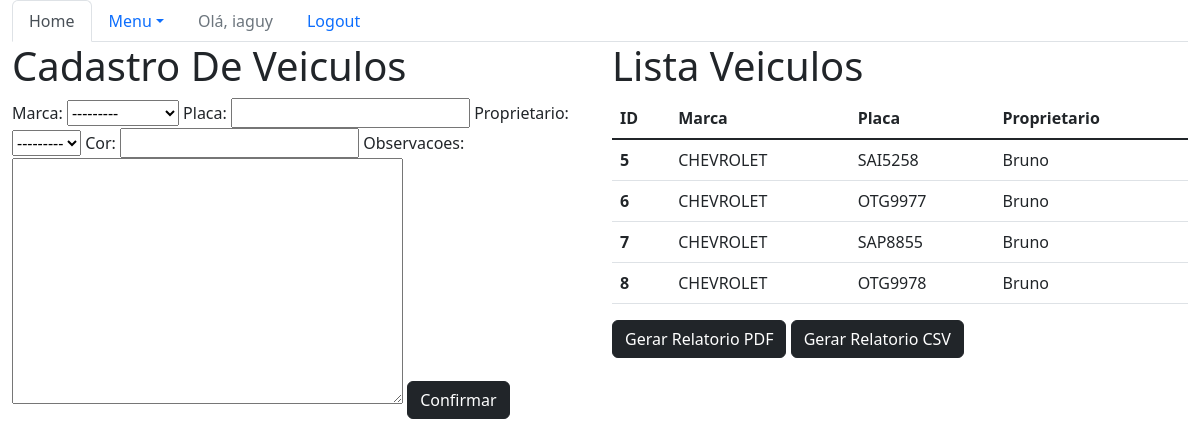
/sistema/veiculos/ (signed in), run on the app's committed database.
### core/models.py (models this page shows, shortened)
class Veiculo(models.Model):
    marca = models.ForeignKey(Marca, on_delete=models.CASCADE)
    placa = models.CharField(max_length=7)
    proprietario = models.ForeignKey(Pessoa, on_delete=models.CASCADE)
    cor = models.CharField(max_length=15)
    observacoes = models.TextField()

class Marca(models.Model):
    nome = models.CharField(max_length=50)
    def __str__(self):
        return self.nome

class Pessoa(models.Model):
    nome = models.CharField(max_length=100)
    endereco = models.CharField(max_length=200)
    telefone = models.CharField(max_length=20)
    def __str__(self):
        return self.nome

### core/views.py (the view)
# urls.py: path('veiculos/', lista_veiculos, name='core_lista_veiculos'),
@login_required
def lista_veiculos(request):
    veiculos = Veiculo.objects.all()
    form = VeiculoForm()
    data = {'veiculos': veiculos, 'form': form}
    return render(request, 'core/lista_veiculos.html', data)

### core/forms.py
class VeiculoForm(ModelForm):
    class Meta:
        model = Veiculo
        fields = '__all__'

### core/templates/core/lista_veiculos.html (shortened to what this page needs)
{% extends 'base.html' %}
{% load bootstrap %}
{% block menu %}
    <ul class="nav nav-tabs">
        <li class="nav-item">
        <a class="nav-link active" aria-current="page" href="{% url 'core_home' %}">Home</a>
        </li>
        <li class="nav-item dropdown">
        <a class="nav-link dropdown-toggle" data-bs-toggle="dropdown" href="#" role="button" aria-expanded="false">Menu</a>
        {% if user.is_authenticated %}
            <li class="nav-item">
                <a class="nav-link disabled" href="#">Olá, {{ user }}</a>
            </li>
            </li>
            <li class="nav-item">
                <a class="nav-link" href="{% url 'logout' %}">Logout</a>
            </li>
        {% else %}
            </li>
                <li class="nav-item">
                    <a class="nav-link" href="{% url 'login' %}">Login</a>
                </li>
        {% endif %}
    </ul>
{% endblock menu %}
{% block main %}
    <!DOCTYPE html>
    <html lang="pt-br">
    <head>
    </head>
    <body>
        <div class="row">
            <div class="col-sm-6">
                <h1>Cadastro De Veiculos</h1>
                <form action="{% url 'core_veiculo_novo'%}" method="POST">
                    {{ form|bootstrap }}
                    <button type="submit" class="btn btn-dark">Confirmar</button>
                </form>
            </div>
            <div class="col-sm-6">
                <h1>Lista Veiculos</h1>
                <table class="table">
                    <thead>
                      <tr>
                        <th scope="col">ID</th>
                        <th scope="col">Marca</th>
                        <th scope="col">Placa</th>
                        <th scope="col">Proprietario</th>
                      </tr>
                    </thead>
                    <tbody>
                        {% for veiculo in veiculos %}
                            <tr>
                                <th scope="row">{{veiculo.id}}</th>
                                <td><a href="{% url 'core_veiculo_update' veiculo.id%}">{{veiculo.marca}}</a></td>
                                <td>{{veiculo.placa}}</td>
                                <td>{{veiculo.proprietario}}</td>
                            </tr>
                        {% endfor %}
                    </tbody>
                  </table>
                  <a href="{% url 'relatorio_pdf' %}" class="btn btn-dark">Gerar Relatorio PDF</button></a>
                  <a href="{% url 'relatorio_csv' %}" class="btn btn-dark">Gerar Relatorio CSV</button></a>
            </div>
    </body>
    </html>
{% endblock %}

### data on the page
Veiculo: id "5", marca "CHEVROLET", placa "SAI5258", proprietario "Bruno"
Veiculo: id "6", marca "CHEVROLET", placa "OTG9977", proprietario "Bruno"
Veiculo: id "7", marca "CHEVROLET", placa "SAP8855", proprietario "Bruno"
Veiculo: id "8", marca "CHEVROLET", placa "OTG9978", proprietario "Bruno"

### other printed values
{{ user }} "iaguy"
